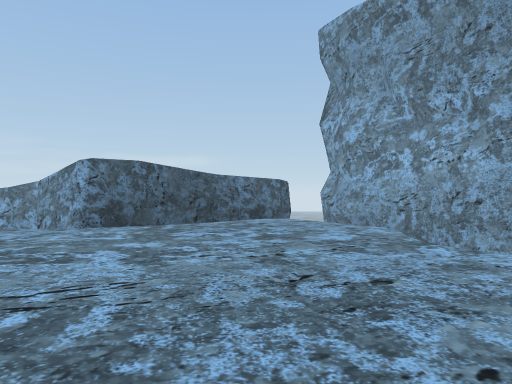
view 1 (above)

23 first-person views from a walk through a Unity game level. The camera is 1.5 m above the floor, looks level and sees 70° across. The floor is counted in squares, 2 m on a side. Each view is taken from the middle of a square. On the plan, view 1 faces up. The plan holds only what a view shows up to about 11 squares ahead; the rest is blank. The place goes on beyond the plan. The player character is not drawn.

view 2
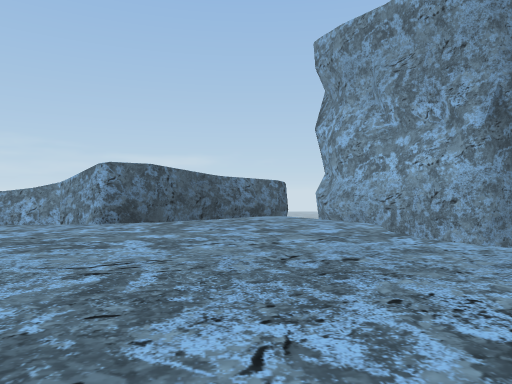

view 3
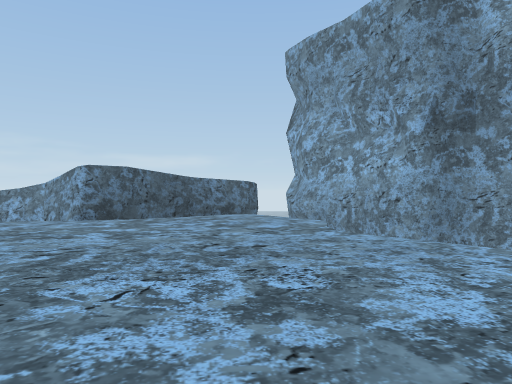

view 4
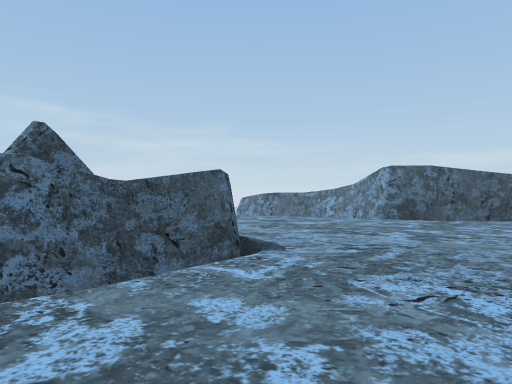

view 5
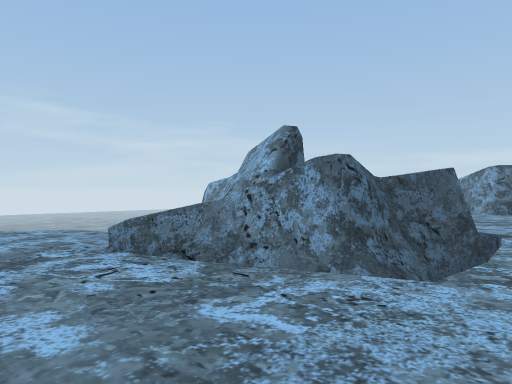

view 6
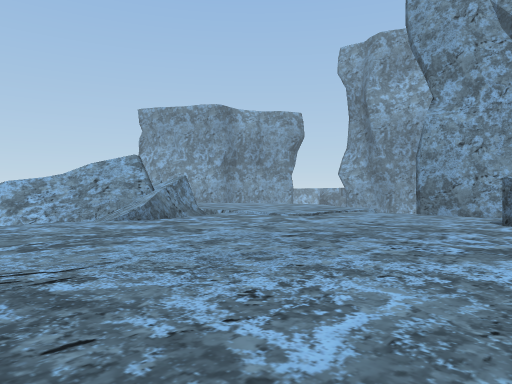

view 7
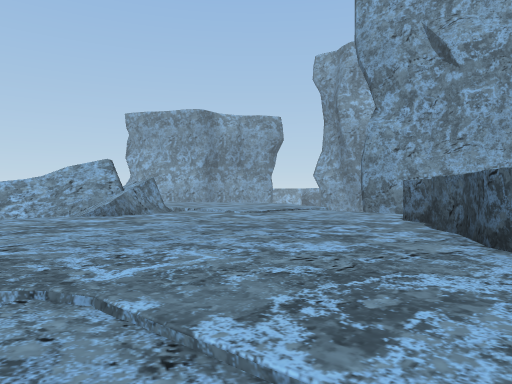

view 8
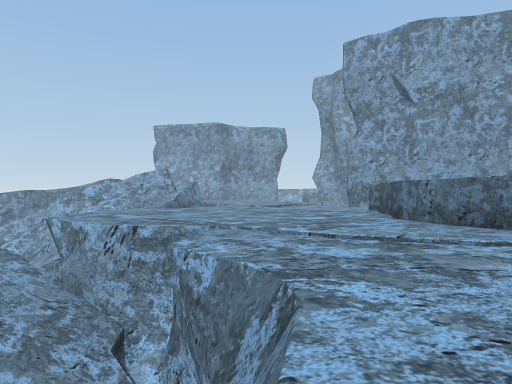

view 9
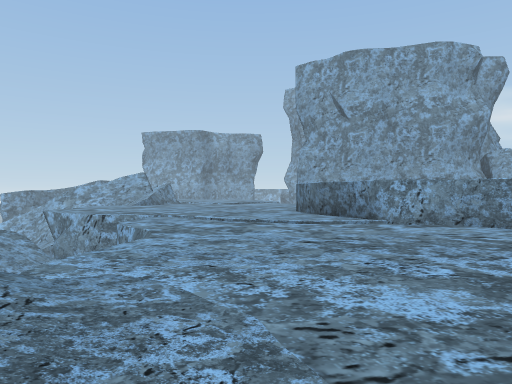

view 10
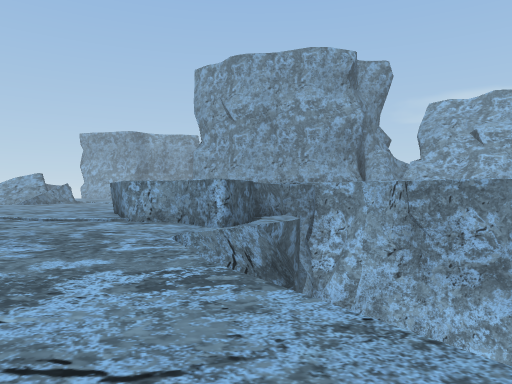

view 11
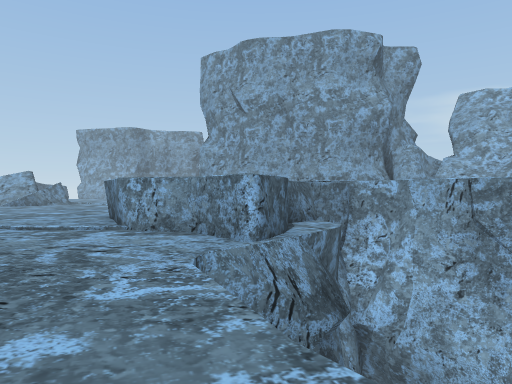

view 12
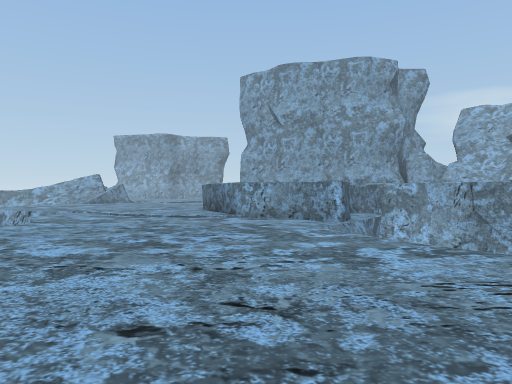

view 13
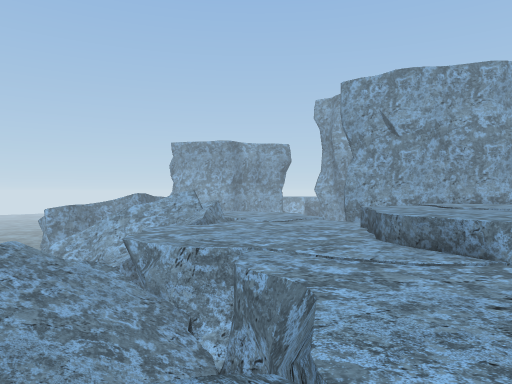

view 14
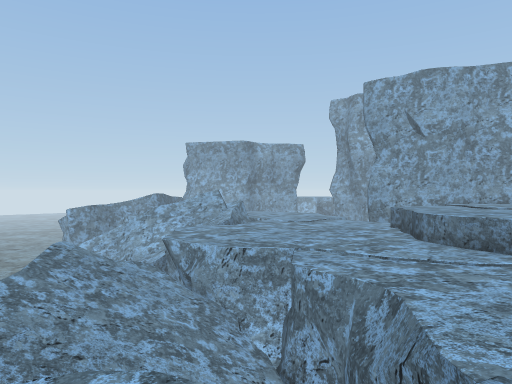

view 15
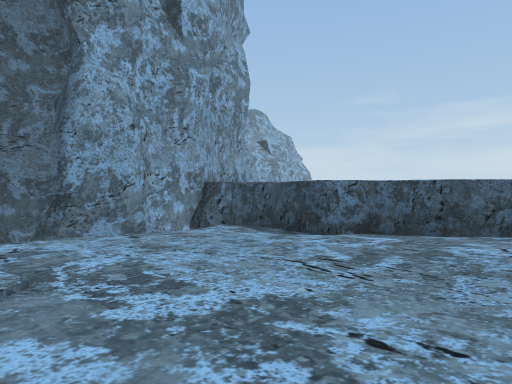

view 16
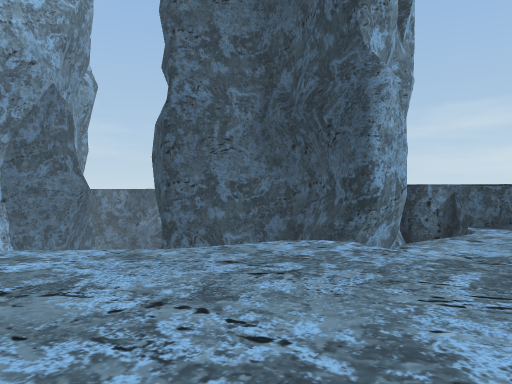

view 17
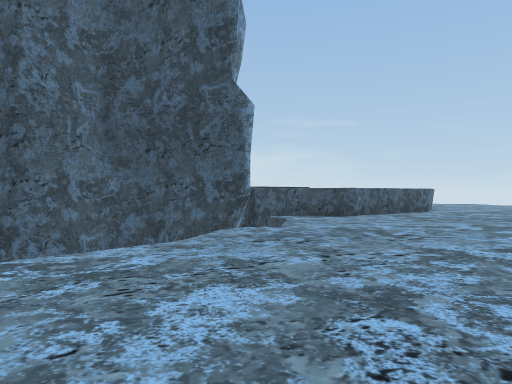

view 18
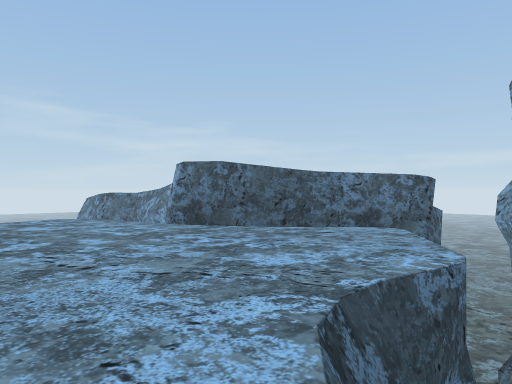

view 19
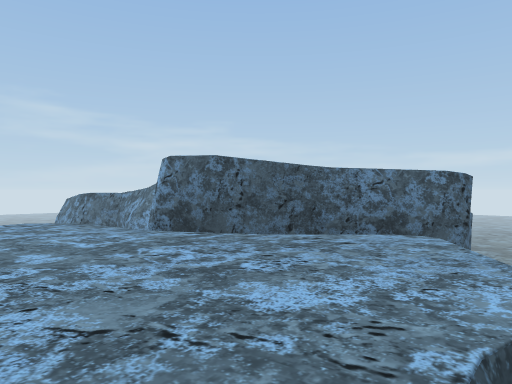

view 20
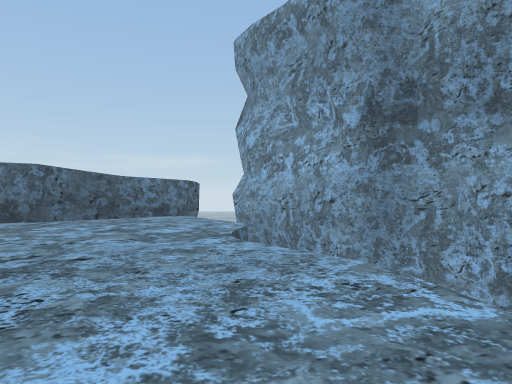

view 21
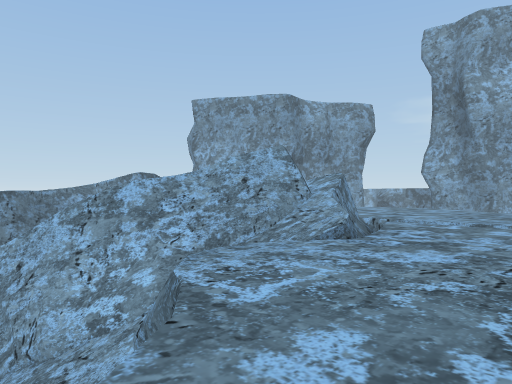

view 22
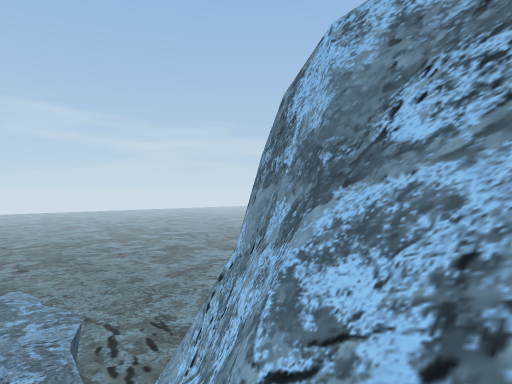

view 23
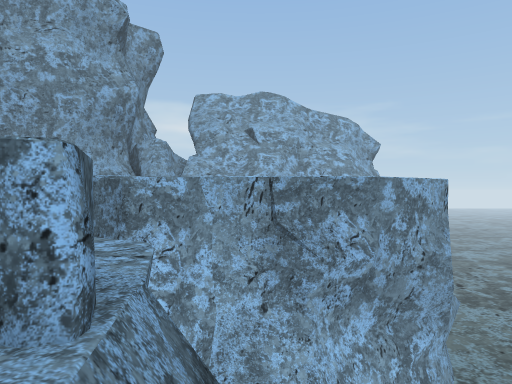

### Floor plan
Key: @ floor where view 1 was taken; # wall or solid block; x gap in a wall; . main floor; - floor 0.5 m lower than the main floor; : floor 1.5 m higher than the main floor; _ floor 4 m lower than the main floor; < floor 8 m lower than the main floor; / step, stairs or slope; = window, fence, low wall or low ledge; ^ raised ledge; v drop or lower ground.
Columns run from 20 left of view 1 to 7 right of it. Each row starts with its distance up from view 1.
 13                     ^vv
 12                      #x
 11                     ##v##
 10                   ##.. v#
  9             #^=####...v ##
  8             #vvv##.....vv###
  7               .........v  vv
  6              v.........v
  5              v.........v
  4               /.........v
  3   vv            .........
  2 vvvvvvv   v       .......v
  1 vvvvvvv   #v      .......v
  0      v    ###### v..@....
 -1           _==/##=vv......v
 -2            ##//=vv......v
 -3            .../=........
 -4           v............v
 -5          v............v    v
 -6      vv v.............v v v#
 -7     vvvvv.............<#####
 -8     vvvvvv............v##
 -9    vvvvvvv............ #
-10    vvvvvvvv/......#^^^^#
-11    vvvvvvv-/.....^^   ##
-12         v--/...^^
-13         v--/..#^
-14        vv---..^
-15   vv  vv----/.^^
-16    v v-------/#
-17   :  //-------# ######
-18    : //-------###-vvv#
-19      //-------##vv v##
-20      / ------vvvv  v#
-21       ------v      v##
-22       ------v      vv#
-23        -----        v#
-24       - ----         ##
-25          - v         v#
-26                       vv

Where each view was taken, in squares from view 1:
view 1: 0 up, 0 right, facing up
view 2: 1 down, 0 right, facing up
view 3: 2 down, 1 right, facing up
view 4: 2 down, 1 right, facing up-left
view 5: 5 down, 1 left, facing up-left
view 6: 11 down, 10 left, facing up-right
view 7: 13 down, 10 left, facing up-right
view 8: 16 down, 14 left, facing up-right
view 9: 20 down, 15 left, facing up-right
view 10: 25 down, 11 left, facing up-right
view 11: 23 down, 10 left, facing up-right
view 12: 24 down, 14 left, facing up-right
view 13: 18 down, 17 left, facing up-right
view 14: 17 down, 18 left, facing up-right
view 15: 4 down, 5 left, facing down-right
view 16: 0 up, 1 left, facing down-right
view 17: 3 up, 2 right, facing down
view 18: 3 up, 4 right, facing up-left
view 19: 4 up, 3 right, facing up-left
view 20: 1 down, 3 right, facing up
view 21: 6 down, 11 left, facing up-right
view 22: 1 down, 7 left, facing up-left
view 23: 20 down, 8 left, facing right
